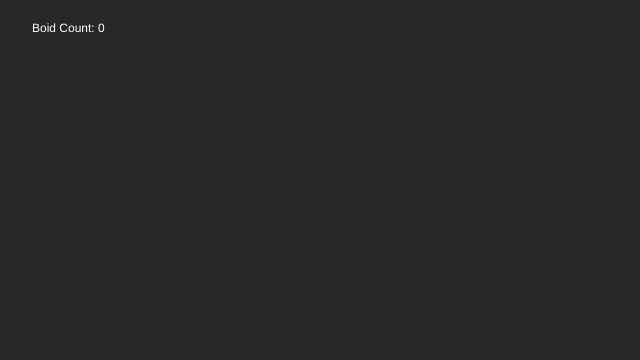
Frame 1 (no input)
Frame 60 (no input): identical to frame 1, image omitted
Frame 120 (the mouse pressed at the canvas centre since frame 60): identical to frame 1, image omitted

The p5.js sketch that drew this single still picture (run headless with seeded random() and noise() and a simulated clock; from frame 60 on, the mouse is pressed at the canvas centre):

// p5.js sketch
// ── sketch.js
var canvas;
var vehicles = [];
var seekSlider;
var sepSlider;

function setup(){
    canvas = createCanvas(640,360);
    background(40);

    // for(var i=0;i<20;i++){
    //     vehicles.push(new Vehicle(random(width), random(height)));
    // }

    createSpan('Seek');
    seekSlider = createSlider(0,5,1, 0.1);
    createSpan('Separation');
    sepSlider = createSlider(0,5,1, 0.1);


}

function draw(){
    background(40);

    var count = 'Boid Count: ' + vehicles.length;
    fill(255);
    text(count, 32,32);

    //calculate mouse once instead of vehicles.length times. 
    //But could make it lag a little behind actual position based on draw frame
    var mouse = createVector(mouseX, mouseY);

    for (var i = 0; i < vehicles.length; i++) {
        vehicles[i].applyBehaviors(mouse,vehicles, seekSlider.value(), sepSlider.value());
        vehicles[i].run();
    }
}

function mouseClicked(){
    //change separation based on mouseX/10
    // for (var i = 0; i < vehicles.length; i++) {
    //     vehicles[i].setSeparation(mouseX/10);
    // }
}

function mouseDragged(){
    var mouseInCanvas = (mouseX > 0) && (mouseX < width) && (mouseY > 0) && (mouseY < height);
    if(vehicles.length < 500 && mouseInCanvas){
        vehicles.push(new Vehicle(mouseX, mouseY, random(1, 3), random(0.1, 0.5)));
    }
}
// ── vehicle.js
function Vehicle(x,y,ms, mf){
    this.pos = createVector(x,y);
    this.vel = createVector(0,0);
    this.acc = createVector(0,0);
    this.maxSpeed = ms || 1;
    this.maxForce = mf || 0.1;
    this.r = 4;
    this.separation = 15;
    //this.desired = createVector(0,0);

    this.run = function(){
        this.update();
        this.borders();
        this.display();
    }

    this.applyBehaviors = function(target, vehicles,seekVal, sepVal){
        var seekForce = this.seek(target);
        var separateForce = this.separate(vehicles);

        seekForce.mult(seekVal);
        separateForce.mult(sepVal);

        this.applyForce(seekForce);
        this.applyForce(separateForce);
    }

    this.applyForce = function (force){
        //possible to add mass here if A = F/M
        this.acc.add(force);
    }

    this.seek = function(target){
        var desired = p5.Vector.sub(target, this.pos);
        desired.setMag(this.maxSpeed);

        var steering = p5.Vector.sub(desired, this.vel);
        steering.limit(this.maxForce);
        
        return steering;
    }

    this.arrive = function(target){
        var desired = p5.Vector.sub(target, this.pos);
        
        var d = desired.mag();
        if(d < 200){
            var m = map(d, 0, 200, 0, this.maxSpeed);
            desired.setMag(m);
        }
        else{
            desired.setMag(this.maxSpeed);
        }


        var steering = p5.Vector.sub(desired, this.vel);
        steering.limit(this.maxForce);

        return steering;
    }

    this.flee = function(target){
        var desired = p5.Vector.sub(target, this.pos);
        desired.setMag(-this.maxSpeed);

        var fleeing = p5.Vector.sub(desired, this.vel);
        fleeing.limit(this.maxForce);
        
        return fleeing;
    }

    this.follow = function(flow){
        var desired = flow.lookup(this.pos) || this.seek(createVector(mouseX, mouseY));     
        desired.mult(this.maxSpeed);

        var steering = p5.Vector.sub(desired, this.vel);
        steering.limit(this.maxForce);
        
        return steering;
    }

    this.separate = function(vehicles){
        var totalForce = createVector(0,0);
        var count=0;
        for(var i=0; i< vehicles.length; i++){
            var d = p5.Vector.dist(vehicles[i].pos, this.pos);
            if(( d < this.separation)&&(d > 0)){
                var diff = p5.Vector.sub(this.pos, vehicles[i].pos);
                diff.normalize();
                diff.div(d);
                
                totalForce.add(diff);
                count++;
            }
        }
        
        if(count > 0){
            totalForce.div(count);
            totalForce.normalize();
            totalForce.mult(this.maxSpeed);

            steering = p5.Vector.sub(totalForce, this.vel);
            steering.limit(this.maxForce);

        }
        return totalForce;
    }

    this.setSpeed = function(speed){
        this.maxSpeed = speed;
    }

    this.update = function (){
        this.vel.add(this.acc);
        //limit speed
        this.vel.limit(this.maxSpeed);
        this.pos.add(this.vel);
        
        //reset acceleration
        this.acc.mult(0);
    }


    this.setSeparation = function(sep){
        this.separation = sep;
    }

    // Wraparound
    this.borders = function() {
        if (this.pos.x < -this.r) this.pos.x = width+this.r;
        if (this.pos.y < -this.r) this.pos.y = height+this.r;
        if (this.pos.x > width+this.r) this.pos.x = -this.r;
        if (this.pos.y > height+this.r) this.pos.y = -this.r;
    }

    this.display = function(){
        var theta = this.vel.heading() + PI/2;
        fill(127);
        stroke(200);
        strokeWeight(1);
        // {
        //     push();
        //     translate(this.pos.x, this.pos.y);
        //     rotate(theta);
        //     beginShape();
        //     vertex(0, -this.r * 2);
        //     vertex(-this.r, this.r * 2);
        //     vertex(this.r, this.r * 2);
        //     endShape(CLOSE);
        //     pop();
        // }
        ellipse(this.pos.x, this.pos.y, this.r*2, this.r*2);
    }
}
